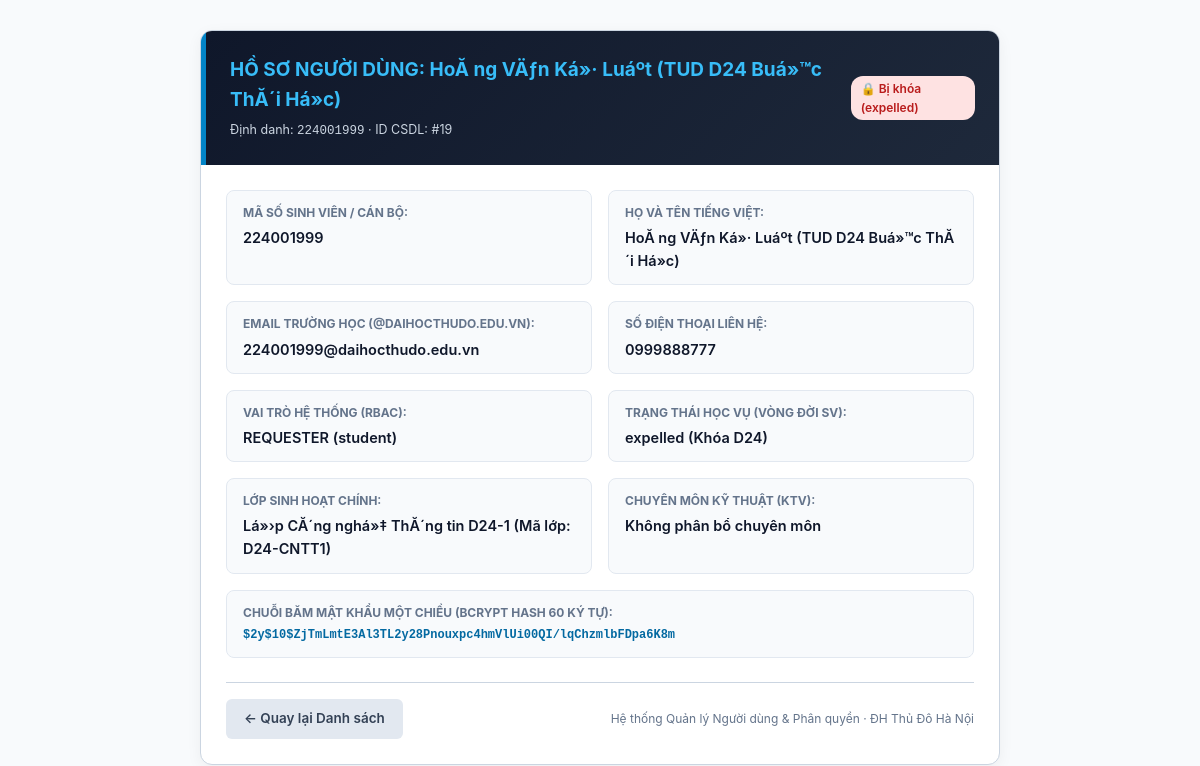
Page /admin/user_detail.php?id=19 (signed in) on the committed database.
### tables this page shows
CREATE TABLE `users` (
  `id` int(10) unsigned NOT NULL AUTO_INCREMENT,
  `user_code` varchar(30) NOT NULL,
  `name` varchar(100) NOT NULL,
  `email` varchar(190) NOT NULL,
  `personal_email` varchar(190) DEFAULT NULL,
  `password_hash` varchar(255) NOT NULL,
  `role` enum('requester','agent','admin') NOT NULL DEFAULT 'requester',
  `user_type` enum('student','lecturer','staff') NOT NULL DEFAULT 'student',
  `department` varchar(100) DEFAULT NULL,
  `phone` varchar(20) DEFAULT NULL,
  `class_id` int(10) unsigned DEFAULT NULL,
  `cohort` varchar(20) DEFAULT 'D24',
  `academic_status` enum('studying','graduated','expelled','suspended') NOT NULL DEFAULT 'studying',
  `specialty_category_id` int(10) unsigned DEFAULT NULL,
  `max_capacity` tinyint(3) unsigned NOT NULL DEFAULT 5,
  `active_tickets_count` tinyint(3) unsigned NOT NULL DEFAULT 0,
  `is_on_duty` tinyint(1) NOT NULL DEFAULT 1,
  `failed_attempts` tinyint(3) unsigned NOT NULL DEFAULT 0,
  `locked_until` datetime DEFAULT NULL,
  `is_active` tinyint(1) NOT NULL DEFAULT 1,
  `lock_reason` enum('none','brute_force','violation','expelled','tuition_debt','graduated') NOT NULL DEFAULT 'none',
  `is_first_login` tinyint(1) NOT NULL DEFAULT 1,
  `created_at` datetime NOT NULL DEFAULT current_timestamp(),
  `updated_at` datetime NOT NULL DEFAULT current_timestamp() ON UPDATE current_timestamp(),
  `avatar_path` varchar(255) DEFAULT NULL,
  PRIMARY KEY (`id`),
  UNIQUE KEY `uq_users_user_code` (`user_code`),
  UNIQUE KEY `uq_users_email` (`email`),
  KEY `fk_users_class` (`class_id`),
  KEY `fk_users_specialty_category` (`specialty_category_id`),
  KEY `idx_agent_dispatch` (`role`,`is_active`,`is_on_duty`,`specialty_category_id`,`active_tickets_count`),
  KEY `idx_user_lookup` (`user_code`,`user_type`,`academic_status`),
  KEY `idx_cohort_filter` (`cohort`,`academic_status`),
  CONSTRAINT `fk_users_class` FOREIGN KEY (`class_id`) REFERENCES `classes` (`id`) ON DELETE SET NULL,
  CONSTRAINT `fk_users_specialty_category` FOREIGN KEY (`specialty_category_id`) REFERENCES `categories` (`id`) ON DELETE SET NULL
);

### app/Models/UserRepository.php (called while the page is built, shortened)
<?php
class UserRepository {
    public static function findById(int $id): ?array {
        $pdo = db();
        $sql = "SELECT
                    u.*,
                    COALESCE(c.class_code, 'N/A') AS class_code,
                    COALESCE(c.name, 'Không thuộc lớp sinh hoạt') AS class_name,
                    COALESCE(cat.name, 'Không phân bổ chuyên môn') AS specialty_name
                FROM users u
                LEFT JOIN classes c ON c.id = u.class_id
                LEFT JOIN categories cat ON cat.id = u.specialty_category_id
                WHERE u.id = :id
                LIMIT 1";
        $stmt = $pdo->prepare($sql);
        $stmt->execute([':id' => $id]);
        $user = $stmt->fetch();
        return $user ?: null;
    }
}

### admin/user_detail.php (the view, shortened to what this page needs)
<?php
require_once __DIR__ . '/../app/Models/UserRepository.php';
$id = (int)($_GET['id'] ?? 0);
$user = UserRepository::findById($id);
?>
<!DOCTYPE html>
<html lang="vi">
<head>
</head>
<body>
<div class="container">
    <div class="card">
        <div class="card-header">
            <div>
                <h2>HỒ SƠ NGƯỜI DÙNG: <?= htmlspecialchars($user['name']) ?></h2>
                <p style="font-size: 12.5px; color: #cbd5e1; margin-top: 4px;">Định danh: <code><?= htmlspecialchars($user['user_code']) ?></code> · ID CSDL: #<?= $user['id'] ?></p>
            </div>
            <div>
                <?php if ($user['is_active'] == 1): ?>
                    <span class="badge badge-active">● Đang hoạt động</span>
                <?php else: ?>
                    <span class="badge badge-locked">🔒 Bị khóa (<?= htmlspecialchars($user['lock_reason']) ?>)</span>
                <?php endif; ?>
            </div>
        </div>
        <div class="card-body">
            <div class="info-grid">
                <div class="info-item">
                    <div class="info-label">Mã số sinh viên / Cán bộ:</div>
                    <div class="info-value"><?= htmlspecialchars($user['user_code']) ?></div>
                </div>
                <div class="info-item">
                    <div class="info-label">Họ và tên tiếng Việt:</div>
                    <div class="info-value"><?= htmlspecialchars($user['name']) ?></div>
                </div>
                <div class="info-item">
                    <div class="info-label">Email trường học (@daihocthudo.edu.vn):</div>
                    <div class="info-value"><?= htmlspecialchars($user['email']) ?></div>
                </div>
                <div class="info-item">
                    <div class="info-label">Số điện thoại liên hệ:</div>
                    <div class="info-value"><?= htmlspecialchars($user['phone'] ?: 'Chưa cập nhật') ?></div>
                </div>
                <div class="info-item">
                    <div class="info-label">Vai trò hệ thống (RBAC):</div>
                    <div class="info-value"><?= strtoupper($user['role']) ?> (<?= htmlspecialchars($user['user_type']) ?>)</div>
                </div>
                <div class="info-item">
                    <div class="info-label">Trạng thái học vụ (Vòng đời SV):</div>
                    <div class="info-value"><?= htmlspecialchars($user['academic_status']) ?> (Khóa <?= htmlspecialchars($user['cohort'] ?: 'N/A') ?>)</div>
                </div>
                <div class="info-item">
                    <div class="info-label">Lớp sinh hoạt chính:</div>
                    <div class="info-value"><?= htmlspecialchars($user['class_name']) ?> (Mã lớp: <?= htmlspecialchars($user['class_code']) ?>)</div>
                </div>
                <div class="info-item">
                    <div class="info-label">Chuyên môn kỹ thuật (KTV):</div>
                    <div class="info-value"><?= htmlspecialchars($user['specialty_name']) ?></div>
                </div>
                <div class="info-item" style="grid-column: span 2;">
                    <div class="info-label">Chuỗi băm mật khẩu một chiều (Bcrypt Hash 60 ký tự):</div>
                    <div class="info-value" style="font-family: monospace; font-size: 12px; color: #0369a1;">
                        <?= htmlspecialchars($user['password_hash']) ?>
                    </div>
                </div>
            </div>
            <div style="display: flex; justify-content: space-between; align-items: center; border-top: 1px solid var(--border-color); padding-top: 16px;">
                <a href="users.php" class="btn btn-secondary">← Quay lại Danh sách</a>
                <span style="font-size: 12px; color: var(--text-muted);">Hệ thống Quản lý Người dùng & Phân quyền · ĐH Thủ Đô Hà Nội</span>
            </div>
        </div>
    </div>
</div>
</body>
</html>

### admin/user_detail.php (style rules this page uses)
:root { --primary: #0284c7; --primary-dark: #0369a1; --navy-dark: #0f172a; --bg-body: #f8fafc; --bg-card: #ffffff; --border-color: #cbd5e1; --text-main: #1e293b; --text-muted: #64748b; }
* { box-sizing: border-box; margin: 0; padding: 0; }
body { font-family: -apple-system, BlinkMacSystemFont, "Segoe UI", Roboto, sans-serif; background-color: var(--bg-body); color: var(--text-main); line-height: 1.6; padding: 30px 20px; }
.container { max-width: 800px; margin: 0 auto; }
.card { background: var(--bg-card); border-radius: 12px; border: 1px solid var(--border-color); box-shadow: 0 4px 15px rgba(0,0,0,0.05); overflow: hidden; }
.card-header { background: linear-gradient(135deg, var(--navy-dark) 0%, #1e293b 100%); color: #fff; padding: 24px; border-left: 5px solid var(--primary); display: flex; justify-content: space-between; align-items: center; }
.card-header h2 { font-size: 19px; color: #38bdf8; }
.card-body { padding: 25px; }
.info-grid { display: grid; grid-template-columns: 1fr 1fr; gap: 16px; margin-bottom: 24px; }
.info-item { background: #f8fafc; padding: 12px 16px; border-radius: 8px; border: 1px solid #e2e8f0; }
.info-label { font-size: 12px; color: var(--text-muted); text-transform: uppercase; font-weight: 700; margin-bottom: 4px; }
.info-value { font-size: 14.5px; font-weight: 600; color: #0f172a; word-break: break-all; }
.btn { display: inline-flex; align-items: center; gap: 6px; padding: 9px 18px; border-radius: 6px; font-size: 13.5px; font-weight: 600; text-decoration: none; cursor: pointer; border: none; }
.btn-secondary { background: #e2e8f0; color: #334155; }
.badge { display: inline-block; padding: 3px 10px; border-radius: 12px; font-size: 12px; font-weight: 600; }
.badge-locked { background: #fee2e2; color: #b91c1c; }

### rows in the picture
users: name "HoĂ ng VÄƒn Ká»· Luáº­t (TUD D24 Buá»™c ThĂ´i Há»c)", user_code "224001999", id "19", lock_reason "expelled", email "224001999@daihocthudo.edu.vn", phone "0999888777", role "REQUESTER", user_type "student", academic_status "expelled", cohort "D24", password_hash "$2y$10$ZjTmLmtE3Al3TL2y28Pnouxpc4hmVlUi00QI/lqChzmlbFDpa6K8m"

### other values in the picture
$user['class_name'] "Lá»›p CĂ´ng nghá»‡ ThĂ´ng tin D24-1"
$user['class_code'] "D24-CNTT1"
$user['specialty_name'] "Không phân bổ chuyên môn"
